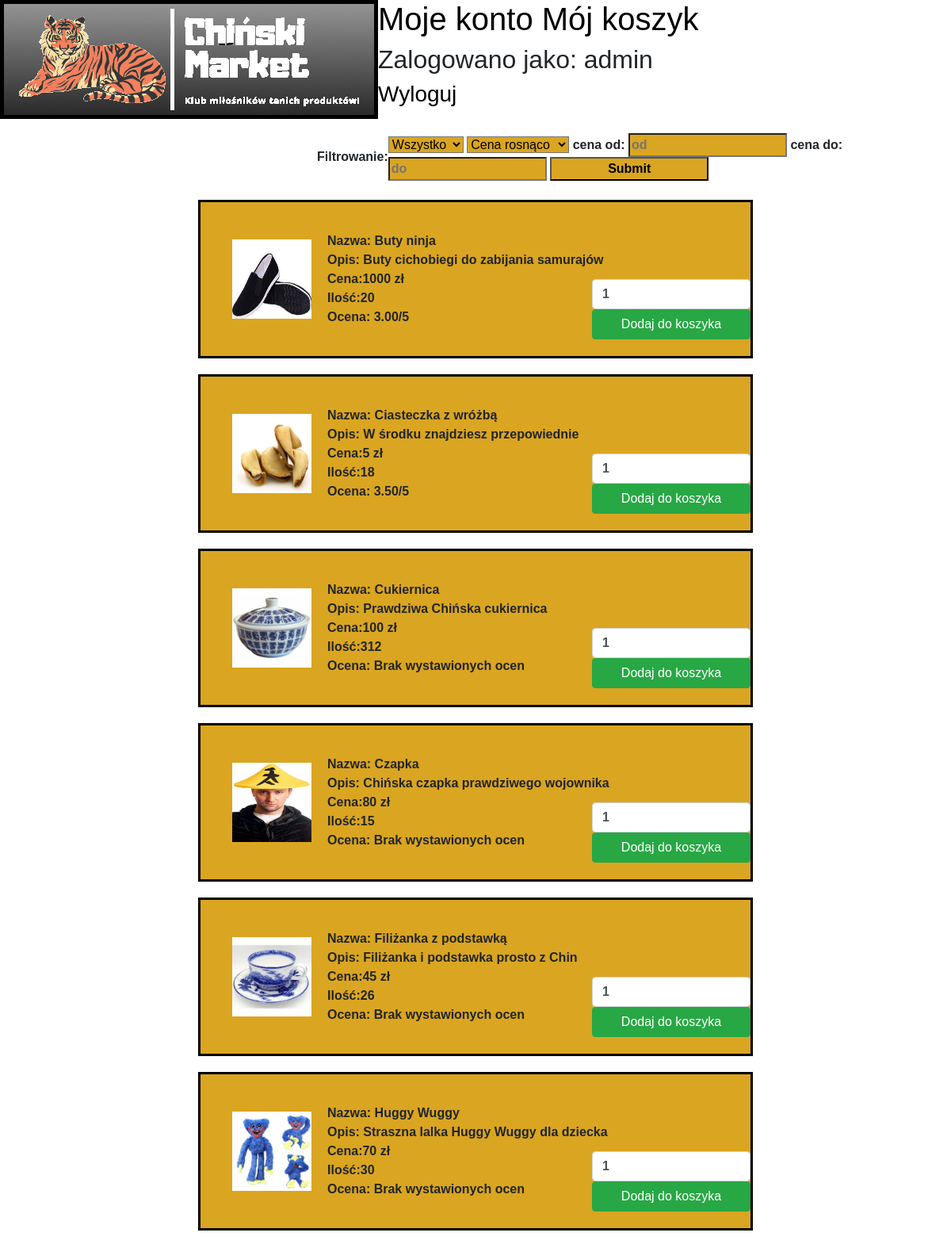
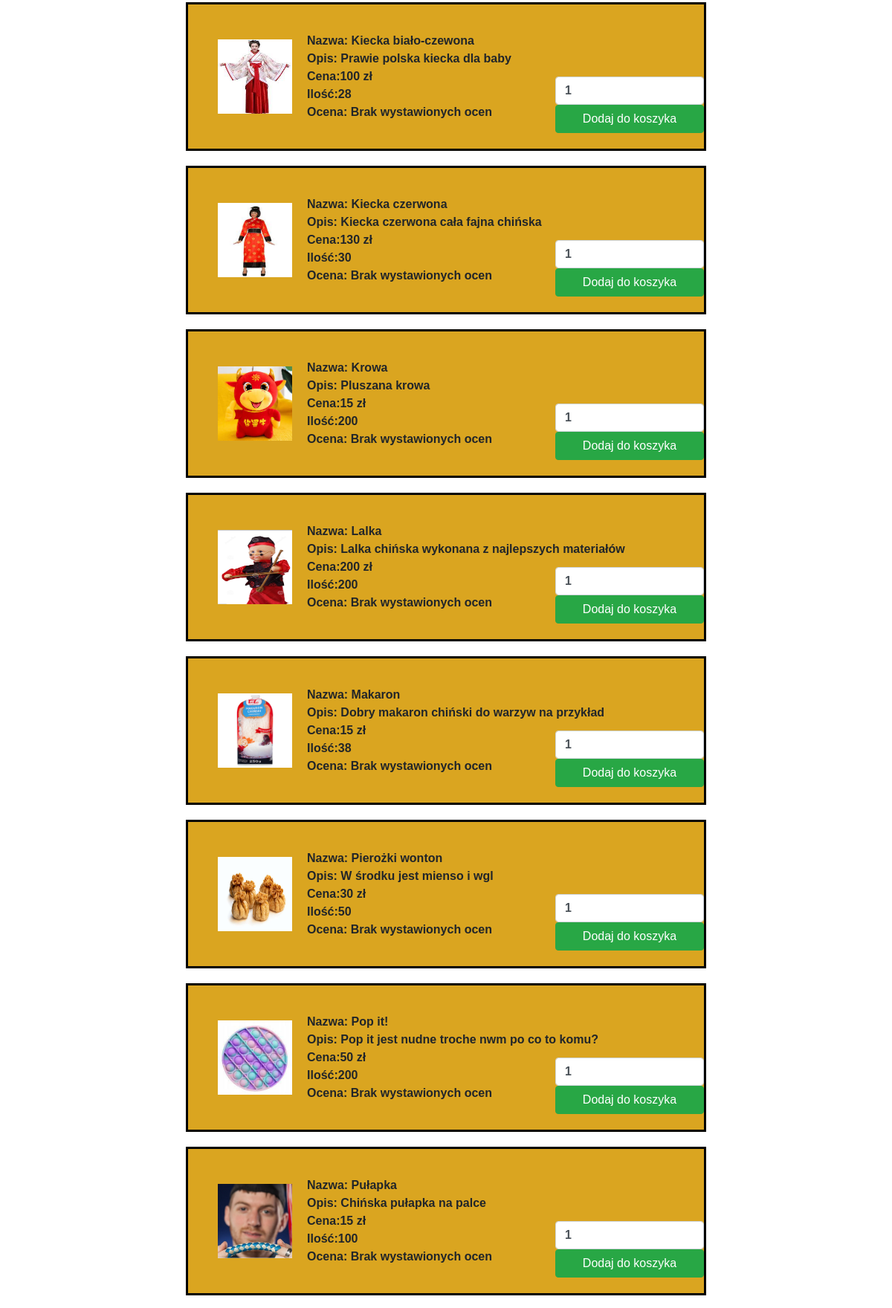
The page / (signed in, upper part) on the database its author committed (2 pictures, top to bottom).
### tables this page shows
CREATE TABLE `uzytkownik` (
  `id` int(11) NOT NULL AUTO_INCREMENT,
  `nazwa` varchar(50) NOT NULL,
  `email` varchar(50) NOT NULL,
  `haslo` varchar(50) NOT NULL,
  `czyadmin` tinyint(1) NOT NULL,
  PRIMARY KEY (`id`)
);

CREATE TABLE `produkty` (
  `id` int(11) NOT NULL AUTO_INCREMENT,
  `tytul` varchar(255) NOT NULL,
  `zdjecie` varchar(255) NOT NULL,
  `cena_bez` double DEFAULT NULL,
  `cena_z` double DEFAULT NULL,
  `opis` varchar(255) NOT NULL,
  `ilosc` int(11) NOT NULL,
  `opisDuzy` varchar(200) DEFAULT NULL,
  `rodzaj` varchar(30) DEFAULT NULL,
  `ocena` double DEFAULT NULL,
  `ilosc_ocen` int(11) NOT NULL,
  PRIMARY KEY (`id`)
);

### index.php (the view, shortened to what this page needs)
<?php
include 'config.php';
$id=$_SESSION['id'];
$uzy = "SELECT nazwa from uzytkownik where id='$id'";
$select2 = mysqli_query($conn,$uzy);
?>
<html>
<head>
    <link rel="stylesheet" href="css.css">
    <link rel="stylesheet" href="https://cdn.jsdelivr.net/npm/bootstrap@4.0.0/dist/css/bootstrap.min.css">
</head>
<body>
<header>
    <?php
echo'
<a href="index.php">
<img class="image" style="float: left" src =i.png>
</a>
  <h1>
 ';
if(!empty($_SESSION['id']))
{
echo'
      <a href="konto.php">Moje konto</a>
      <a href="koszyk.php">Mój koszyk</a>
      ';
}
echo'
  </h1>
 ';
    $uzy= mysqli_fetch_assoc($select2);
    if(!empty($_SESSION['id'])){
   echo'<h2>Zalogowano jako: '.$uzy['nazwa'].'</h2><a href="wyloguj.php"><h3>Wyloguj</h3></a>';
    }
    else
    {
        echo'<h2><a href='."login.php".'>Zaloguj</a> </h2>
 <br> <br>
  <br> <br>' .
            '';
    }
    ?>
</header>
<br>
<div class="filtr">
Filtrowanie:
<form method="post">
<select name="rodzaj">
    <option value="wszystko">Wszystko</option>
</select>
    <select name="cena">
        <option value="rosnaco">Cena rosnąco</option>
    </select>
    cena od:
    <input type="text" name="cenaod" pattern="\d+" placeholder="od">
    cena do:
    <input type="text" name="cenado" pattern="\d+" placeholder="do">
    <input type="submit" name="filtr">
</form>
</div>
<br>
<?php
if(empty($_POST['filtr']))
{
    $produkt= "SELECT * FROM produkty order by tytul";
    $select = mysqli_query($conn,$produkt);
}
while($rzad = mysqli_fetch_assoc($select)) {
echo' <div class="produkt">
<a href="szczegoly.php?id= ' . $rzad['id'] . '">
     <img src="' . $rzad['zdjecie'] . '" width="100px" height="100px" class="zdjecie">
</a>
Nazwa: ' . $rzad['tytul'] . '
     <br>
Opis:' . $rzad['opis'] . '
      <br>
Cena:' . $rzad['cena_bez'] . ' zł
       <br>
Ilość:' . $rzad['ilosc'] . '
<br>
Ocena:
  ';
    if($rzad['ocena']==null)
    {
        echo'Brak wystawionych ocen';
    }else
        echo ''. number_format($rzad['ocena'],2) . '/5';
    if (!empty($_SESSION['id'])) {
       echo'
<form method="post" action="index.php?action=add&id= ' . $rzad['id'] . '">
<div class="prawo">
 <input type="text" name="ilosc" class="form-control" style="width: 200px"pattern="\d+" value="1">
    <input type="hidden" name="iloscc" class="form-control" id="example1" value=" ' . $rzad['ilosc'] . '">
    <input type="hidden" name="id" value=" ' . $rzad['id'] . '">
    <input type="hidden" name="ukrytytytul"value=" ' . $rzad['tytul'] . '">
    <input type="hidden" name="ukrytacenabez"value="' . $rzad['cena_bez'] . '">
    <input type="hidden" name="ukrytacenaz"value="' . $rzad['cena_z'] . '">
    <input type="submit" style="margin-right: auto" name="dodaj_do_koszyka" class="btn btn-success" value="Dodaj do koszyka">
    </div>
</form>
';
    }
    echo'</div>';
}
?>
</body>
</html>

### css.css (style rules this page uses)
* { margin: 0px; box-sizing: border-box; font-family: 'Spartan',sans-serif; }
.produkt { padding: 20px; align-items: center; display:flex; flex-grow: 1; border:solid black; height:200px; width: 700px; margin-inline: auto; margin-bottom: 20px; background-color: goldenrod; position: relative; font-weight: bold; }
body { background-image: url("bg.jpg"); background-color: #cccccc; background-position: center; }
.zdjecie { margin-left: 20px; margin-right: 20px; }
.filtr { font-weight: bold; display:flex; align-items: center; margin-left: 400px; }
a:link { color: black; }
.prawo { position: absolute; right: 0; }
input { margin-right: auto; width: 200px; background-color: goldenrod; }
input { margin-right: auto; width: 200px; background-color: goldenrod; font-size: 15px; font-weight: bold; }
select { background-color: goldenrod; }

### rows shown on the page
uzytkownik: nazwa "admin"
produkty: zdjecie (picture), tytul "Buty ninja", opis "Buty cichobiegi do zabijania samurajów", cena_bez "1000", ilosc "20", ocena "3.00"
produkty: zdjecie (picture), tytul "Ciasteczka z wróżbą", opis "W środku znajdziesz przepowiednie", cena_bez "5", ilosc "18", ocena "3.50"
produkty: zdjecie (picture), tytul "Cukiernica", opis "Prawdziwa Chińska cukiernica", cena_bez "100", ilosc "312", shows "Brak wystawionych ocen"
produkty: zdjecie (picture), tytul "Czapka", opis "Chińska czapka prawdziwego wojownika", cena_bez "80", ilosc "15", shows "Brak wystawionych ocen"
produkty: zdjecie (picture), tytul "Filiżanka z podstawką", opis "Filiżanka i podstawka prosto z Chin", cena_bez "45", ilosc "26", shows "Brak wystawionych ocen"
produkty: zdjecie (picture), tytul "Huggy Wuggy", opis "Straszna lalka Huggy Wuggy dla dziecka", cena_bez "70", ilosc "30", shows "Brak wystawionych ocen"
produkty: zdjecie (picture), tytul "Kiecka biało-czewona", opis "Prawie polska kiecka dla baby", cena_bez "100", ilosc "28", shows "Brak wystawionych ocen"
produkty: zdjecie (picture), tytul "Kiecka czerwona", opis "Kiecka czerwona cała fajna chińska", cena_bez "130", ilosc "30", shows "Brak wystawionych ocen"
produkty: zdjecie (picture), tytul "Krowa", opis "Pluszana krowa", cena_bez "15", ilosc "200", shows "Brak wystawionych ocen"
produkty: zdjecie (picture), tytul "Lalka", opis "Lalka chińska wykonana z najlepszych materiałów", cena_bez "200", ilosc "200", shows "Brak wystawionych ocen"
produkty: zdjecie (picture), tytul "Makaron", opis "Dobry makaron chiński do warzyw na przykład", cena_bez "15", ilosc "38", shows "Brak wystawionych ocen"
produkty: zdjecie (picture), tytul "Pierożki wonton", opis "W środku jest mienso i wgl", cena_bez "30", ilosc "50", shows "Brak wystawionych ocen"
produkty: zdjecie (picture), tytul "Pop it!", opis "Pop it jest nudne troche nwm po co to komu?", cena_bez "50", ilosc "200", shows "Brak wystawionych ocen"
produkty: zdjecie (picture), tytul "Pułapka", opis "Chińska pułapka na palce", cena_bez "15", ilosc "100", shows "Brak wystawionych ocen"
